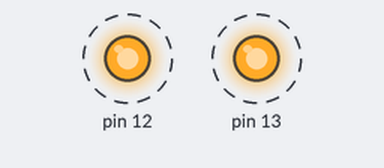
A sketch run on a simulated Arduino Uno, built with avr-gcc and run on an emulated ATmega328P. Shown: output pins drawn as LEDs (lit = HIGH). Dashed ring = blinking.

Above: at 0.04 s.
Timing chart, 0 to 3.0 s (numbered marks = the images above):
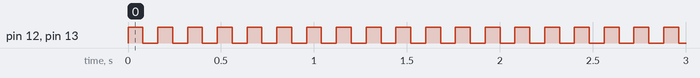

The sketch:

at_atime_light_blink.ino
```cpp
void setup()
{
  pinMode(12,OUTPUT);
  pinMode(13,OUTPUT);
}

void loop()
{
  digitalWrite(12,HIGH);
  digitalWrite(13,HIGH);
  delay(80);
  digitalWrite(12,LOW);
  digitalWrite(13,LOW);
  delay(80);


}
```

Measured:
- by itself, pin 12, pin 13: alternates HIGH for 0.08 s and LOW for 0.08 s
